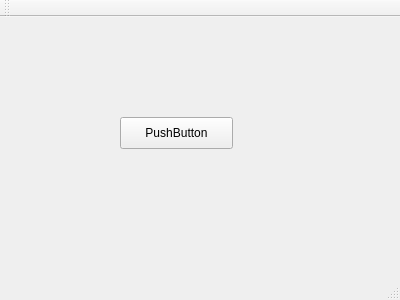
<?xml version="1.0" encoding="UTF-8"?>
<ui version="4.0">
 <class>MainWindow</class>
 <widget class="QMainWindow" name="MainWindow">
  <property name="geometry">
   <rect>
    <x>0</x>
    <y>0</y>
    <width>400</width>
    <height>300</height>
   </rect>
  </property>
  <property name="windowTitle">
   <string>MainWindow</string>
  </property>
  <widget class="QWidget" name="centralWidget">
   <widget class="QPushButton" name="pushButton">
    <property name="geometry">
     <rect>
      <x>120</x>
      <y>100</y>
      <width>113</width>
      <height>32</height>
     </rect>
    </property>
    <property name="text">
     <string>PushButton</string>
    </property>
   </widget>
  </widget>
  <widget class="QMenuBar" name="menuBar">
   <property name="geometry">
    <rect>
     <x>0</x>
     <y>0</y>
     <width>400</width>
     <height>22</height>
    </rect>
   </property>
  </widget>
  <widget class="QToolBar" name="mainToolBar">
   <attribute name="toolBarArea">
    <enum>TopToolBarArea</enum>
   </attribute>
   <attribute name="toolBarBreak">
    <bool>false</bool>
   </attribute>
  </widget>
  <widget class="QStatusBar" name="statusBar"/>
 </widget>
 <layoutdefault spacing="6" margin="11"/>
 <resources/>
 <connections/>
</ui>
